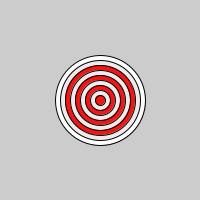
Frame 1 (no input)
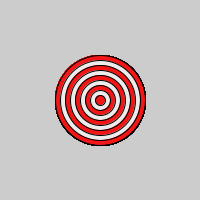
Frame 60 (the mouse pressed at the canvas centre just before this capture)
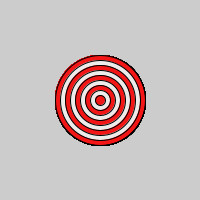
Frame 120 (the mouse held since frame 60 and released just before this capture)

The Processing sketch that drew these frames (run headless with seeded random() and noise(); from frame 60 on, the mouse is pressed at the canvas centre):

// Processing sketch: Bullsey
// ── Bullsey.pde
void setup(){
  size(200,200);
}
void draw(){
  int size=100;
  for(int i=0; i<10; i++){
ellipse(100, 100,size-=10,size);
      if(i%2==0){
        fill(#EDECEB);
      }
      else{
 
 fill (#F21616) ;
      }
      
        
    
      
      
      
    }
      
  }
